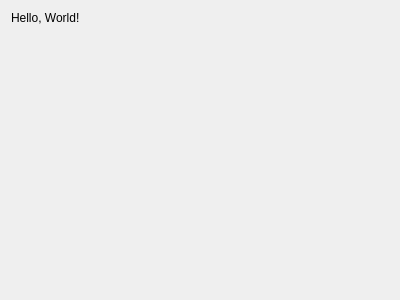
<?xml version="1.0" encoding="UTF-8"?>
<ui version="4.0">
 <class>About</class>
 <widget class="QDialog" name="About">
  <property name="geometry">
   <rect>
    <x>0</x>
    <y>0</y>
    <width>400</width>
    <height>300</height>
   </rect>
  </property>
  <property name="windowTitle">
   <string>Form</string>
  </property>
  <layout class="QHBoxLayout" name="horizontalLayout">
   <item>
    <widget class="QLabel" name="aboutLabel">
     <property name="text">
      <string>Hello, World!</string>
     </property>
     <property name="alignment">
      <set>Qt::AlignLeading|Qt::AlignLeft|Qt::AlignTop</set>
     </property>
     <property name="wordWrap">
      <bool>true</bool>
     </property>
    </widget>
   </item>
  </layout>
 </widget>
 <resources/>
 <connections/>
</ui>
